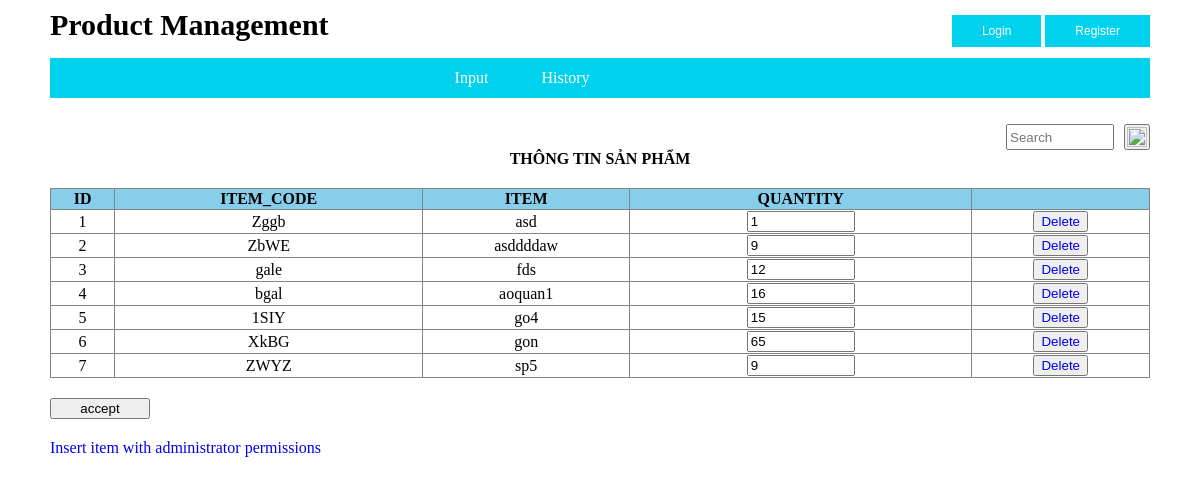
Page /table.php on the committed database.
### tables this page shows
CREATE TABLE `item` (
  `ID` int(11) NOT NULL AUTO_INCREMENT,
  `ITEM_CODE` varchar(255) NOT NULL,
  `ITEM` varchar(255) NOT NULL,
  `QUANTITY` varchar(255) NOT NULL,
  PRIMARY KEY (`ID`)
);

### class/edit.php (the view, shortened to what this page needs)
<?php
	class edit
	{
		public $pdo;
		public function connect()
		{
			if (session_status() == PHP_SESSION_ACTIVE) {
				try {
					$dbhost = "localhost";
					$dbname = "kho2";
					$dbuser = "root";
					$dbpass = "kaitoryouga";
					$pdo = new PDO("mysql:host=$dbhost;dbname=$dbname", $dbuser, $dbpass);
					$this->pdo = $pdo;
				} catch (PDOException $e) {
					echo "Error:" . $e->getMessenge() . "</br>";
					die();
				}
			}else{
				$this->msg = "Sevet diconnect";
			}
		}
		public function echo_head()
        {
			echo '
				<th>ID</th>
				<th>ITEM_CODE</th>
				<th>ITEM</th>
				<th>QUANTITY</th>
				<th></th>
        	';
        }
		public function create_manage()
        {
        	$pdo = $this->pdo;
        	$sql = $pdo->prepare('SELECT * FROM item');
        	$sql->execute();
        	$user = $sql->fetchAll();
        	$flag  = 1;
	    	foreach ($user as $key => $value) {
	    		if ($flag == 1) {
	    			$this->echo_head();
	    		}
				echo '
					<tr>
						<td>
							'.$value["ID"].'
						</td>
						<td>
							'.$value["ITEM_CODE"].'
						</td>
						<td>
							'.$value["ITEM"].'
						</td>
						<td>
							'.'<input type="number" name="name_step'.$flag++.'" step="1" value="'.$value["QUANTITY"].'" min="0">'.'
						</td>
						<td>
							'.'	<button name="button" value="OK" type="button" onclick="callphp()">
									<a href="?d='.$value["ITEM_CODE"].'">Delete</a>
								</button>
								<script type="text/javascript">
      								function callphp() {
      								alert("Delete successfully");
							        }
							    </script>'.'
						</td>
					</tr>
				';
			}
        }
	}
?>

### table.php (shortened to what this page needs)
<!DOCTYPE html>
<html lang="en">
<head>
    <link rel="stylesheet" type="text/css" href="home.css">
</head>
<body>
    <div class="container">
        <strong><span style="font-size: 30px">Product Management</span> </strong>
        <div class="a">
            <a href="login.php"> <button class="button" type="button">Login</button></a>
            <a href="register.php"><button class="button" type="button">Register</button></a><br>
            <br>
        </div>
        <div id="menu">
            <ul>
                <li><a href="#">Input</a></li>
                <li><a href="history.php">History</a></li>
                <form action="#" method="POST" id="form-search">
                    <button type="submit" name="submit_search" form="form-search"><img src="images/magnifier.svg"></button>
                    <input type="text" name="search" id="search" placeholder="Search">
                </form>
            </ul>
        </div>
        <form action="#" method="POST">
            <table border="1"; width="100%">
                <caption id="cap"><strong>THÔNG TIN SẢN PHẨM</strong></caption>
                <tbody>
                    <?php
                        require_once 'class/edit.php';
                        $edit = new edit();
                        $edit->create_manage();
                    ?>
                </tbody>
            </table>
            <input type="submit" name="submit" value="accept">
        </form>
        <a href="insert.php">Insert item with administrator permissions</a>
    </div>
</body>
</html>

### home.css (style rules this page uses)
.container { max-width: 1100px; margin: 0px auto ; }
.a { float: right; }
.button { background-color: rgb(0, 210, 238); border: none; color: white; padding: 9px 30px; text-align: center; text-decoration: none; display: inline-block; font-size: 12px; margin-top: 7px; }
#menu ul { background: rgb(0, 210, 238); list-style-type: none; text-align: center }
#menu a { text-decoration: none; color: #fff; display: block; }
#menu li { color: #f1f1f1; display: inline-block; width: 95px; height: 40px; line-height: 40px; margin-left: -5px; }
table, th, td { border:1px solid #ccc; }
table { border-collapse:collapse; }

### table.php (style rules this page uses)
table, th, td { border:1px solid #868585; text-align: center; }
table { border-collapse:collapse; overflow:auto; }
input { width: 100px; }
input[name="submit"] { margin: 20px auto; }
a { text-decoration: none; }
.container #menu input { float: right; margin-top: 6px; height: 20px; }
.container #menu button { margin-top: 6px; margin-left: 10px; float: right; width: 26px; height: 26px; }
.container #menu img { width: 20px; height: 20px; margin-left: -5px; }
.container #menu #form-search { margin-top: 20px; }
#cap { margin-bottom: 20px; }

### rows in the picture
item: shows "ID", ID "1", ITEM_CODE "Zggb", ITEM "asd", QUANTITY "1"
item: ID "2", ITEM_CODE "ZbWE", ITEM "asddddaw", QUANTITY "9"
item: ID "3", ITEM_CODE "gale", ITEM "fds", QUANTITY "12"
item: ID "4", ITEM_CODE "bgal", ITEM "aoquan1", QUANTITY "16"
item: ID "5", ITEM_CODE "1SIY", ITEM "go4", QUANTITY "15"
item: ID "6", ITEM_CODE "XkBG", ITEM "gon", QUANTITY "65"
item: ID "7", ITEM_CODE "ZWYZ", ITEM "sp5", QUANTITY "9"
